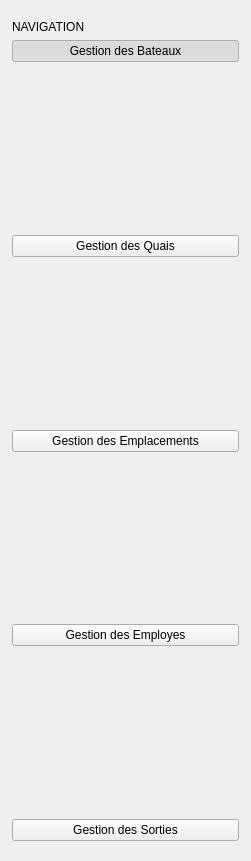
   <widget class="QWidget" name="sidebar" native="true">
    <property name="geometry">
     <rect>
      <x>9</x>
      <y>70</y>
      <width>251</width>
      <height>861</height>
     </rect>
    </property>
    <layout class="QVBoxLayout" name="sidebarLayout">
     <property name="spacing">
      <number>6</number>
     </property>
     <property name="leftMargin">
      <number>12</number>
     </property>
     <property name="topMargin">
      <number>20</number>
     </property>
     <property name="rightMargin">
      <number>12</number>
     </property>
     <property name="bottomMargin">
      <number>20</number>
     </property>
     <item>
      <widget class="QLabel" name="lblMenuTitle">
       <property name="text">
        <string>NAVIGATION</string>
       </property>
      </widget>
     </item>
     <item>
      <widget class="QPushButton" name="btnNavBateaux">
       <property name="text">
        <string>Gestion des Bateaux</string>
       </property>
       <property name="checkable">
        <bool>true</bool>
       </property>
       <property name="checked">
        <bool>true</bool>
       </property>
      </widget>
     </item>
     <item>
      <spacer name="verticalSpacer_2">
       <property name="orientation">
        <enum>Qt::Orientation::Vertical</enum>
       </property>
       <property name="sizeHint" stdset="0">
        <size>
         <width>20</width>
         <height>40</height>
        </size>
       </property>
      </spacer>
     </item>
     <item>
      <widget class="QPushButton" name="btnNavQuais">
       <property name="text">
        <string>Gestion des Quais</string>
       </property>
       <property name="checkable">
        <bool>true</bool>
       </property>
      </widget>
     </item>
     <item>
      <spacer name="verticalSpacer_3">
       <property name="orientation">
        <enum>Qt::Orientation::Vertical</enum>
       </property>
       <property name="sizeHint" stdset="0">
        <size>
         <width>20</width>
         <height>40</height>
        </size>
       </property>
      </spacer>
     </item>
     <item>
      <widget class="QPushButton" name="btnNavEmplacements">
       <property name="text">
        <string>Gestion des Emplacements</string>
       </property>
       <property name="checkable">
        <bool>true</bool>
       </property>
      </widget>
     </item>
     <item>
      <spacer name="verticalSpacer_4">
       <property name="orientation">
        <enum>Qt::Orientation::Vertical</enum>
       </property>
       <property name="sizeHint" stdset="0">
        <size>
         <width>20</width>
         <height>40</height>
        </size>
       </property>
      </spacer>
     </item>
     <item>
      <widget class="QPushButton" name="btnNavEmployes">
       <property name="text">
        <string>Gestion des Employes</string>
       </property>
       <property name="checkable">
        <bool>true</bool>
       </property>
      </widget>
     </item>
     <item>
      <spacer name="verticalSpacer_5">
       <property name="orientation">
        <enum>Qt::Orientation::Vertical</enum>
       </property>
       <property name="sizeHint" stdset="0">
        <size>
         <width>20</width>
         <height>40</height>
        </size>
       </property>
      </spacer>
     </item>
     <item>
      <widget class="QPushButton" name="btnNavSorties">
       <property name="text">
        <string>Gestion des Sorties</string>
       </property>
       <property name="checkable">
        <bool>true</bool>
       </property>
      </widget>
     </item>
    </layout>
   </widget>
